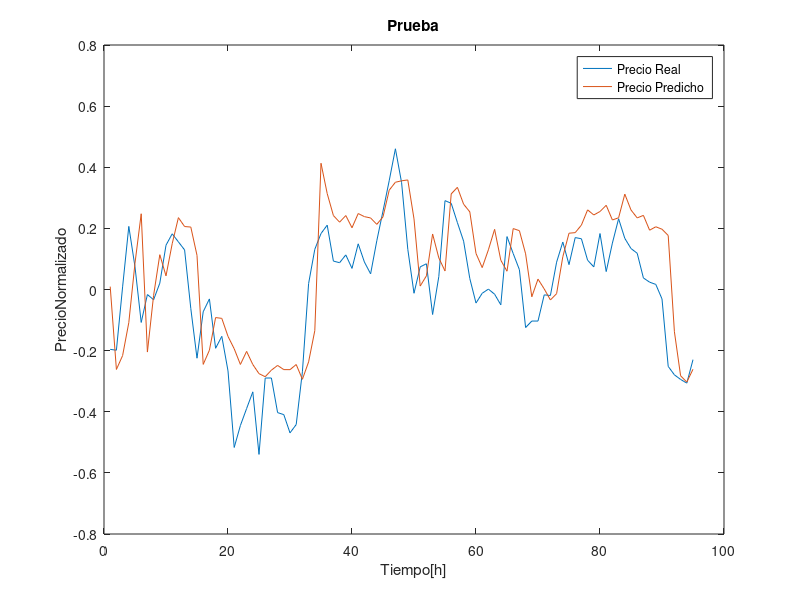

Write the MATLAB code that produced this figure.
%% Predictor precio Bitcoin
%% Jeison Ivan Roa Mora
clc;
clear all;
close all;

load Bitcoin.mat; %Carga historico en Precio.
load fis.mat;
precio(isnan(precio))=[];%Elimina NaN del vector

precioN=(precio(1:100)-min(precio(1:100)))/(max(precio(1:100))-min(precio(1:100)));%Normalización de datos (Scaling) 
meanp=mean(precioN);
precioNM=precioN-meanp;
salidas=zeros(95,1);
preciox=zeros(95,5);
for p=1:95
preciox(p,:)=precioNM(p:p+4);
end
salidas=evalfis(preciox,BITCOINV2);
%% Validación

for i=1:length(salidas);
e1(i)=(precioNM(i+5)-salidas(i)).^2; %RMSE
e2(i)=abs((precioNM(i+5)-salidas(i))/(salidas(i)));
e3(i)=(precioNM(i+5)-salidas(i)).^2;
end;

for i=1:length(salidas)-1;
e4(i)=(salidas(i+1)-salidas(i)).^2;
end
figure;
plot(precioNM(6:100));
hold on;
plot(salidas);
legend('Precio Real','Precio Predicho');
ylabel('PrecioNormalizado');
xlabel('Tiempo[h]');
title('Prueba');
%e2(isinf(e2))=[];

MSE=(1/100)*sum(e1);
MAPE=(100/95)*(sum(e2));
NMSE=sum(e3)/sum(e4);
